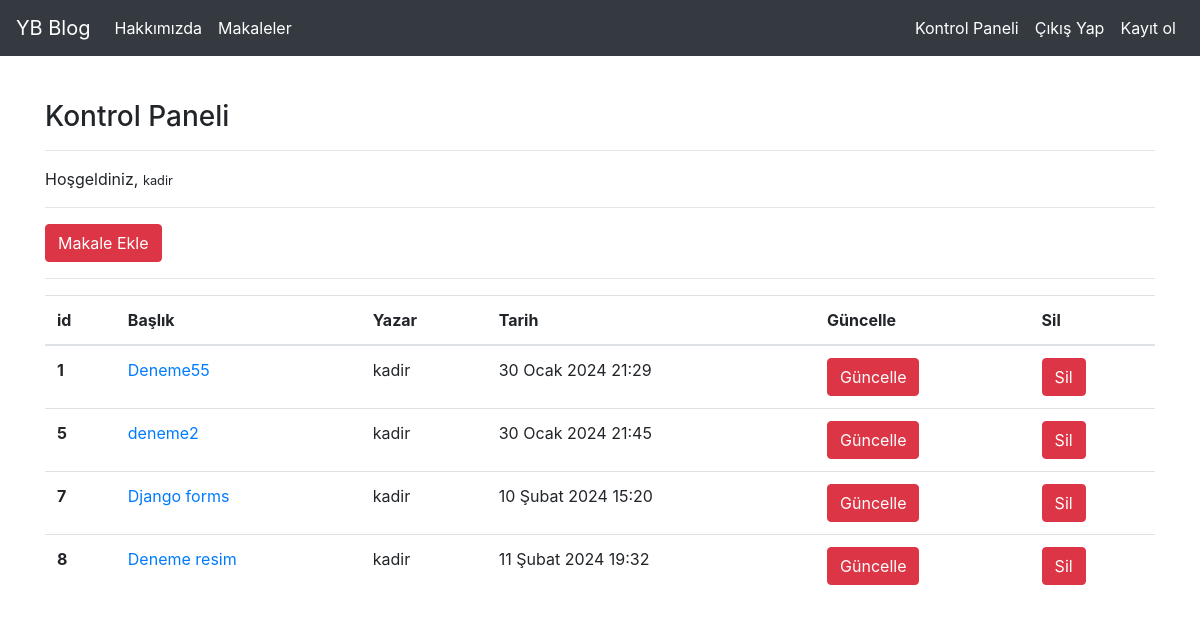
Page /article/dashboard/ (signed in) on the committed database.
### article/models.py (models this page shows, shortened)
class Article(models.Model):
    author = models.ForeignKey("auth.User",on_delete = models.CASCADE,verbose_name = "Yazar")
    title = models.CharField(max_length = 50, verbose_name = "Başlık")
    content = RichTextField()
    created_date = models.DateTimeField(auto_now_add = True,verbose_name = "Oluşturma Tarihi")
    article_image = models.FileField(blank = True , null= True,verbose_name="Makaleye Fotoğraf ekleyin")

### article/views.py (the view)
@login_required(login_url="user:login")
def dashboard(request):
     articles = Article.objects.filter(author = request.user)
     context = {
         "articles": articles
     }
     return render(request,"dashboard.html",context)

### Django/templates/dashboard.html
{% extends "layout.html" %}
{% block body %}
<h3>Kontrol Paneli</h3>
<hr>
<p>Hoşgeldiniz, <small>{{request.user.username}}</small> </p>
<hr>
<a class="btn btn-danger" href="/article/addarticle">Makale Ekle</a>
<hr>
{% if articles %}
<table class="table">
  <thead>
    <tr>
      <th scope="col">id</th>
      <th scope="col">Başlık</th>
      <th scope="col">Yazar</th>
      <th scope="col">Tarih</th>
      <th scope="col">Güncelle</th>
      <th scope="col">Sil</th>
    </tr>
  </thead>
  <tbody>
  {% for article in articles  %}
    <tr>
      <th scope="row">{{article.id}}</th>
      <td><a href="/article/article/{{article.id}}">{{article.title}}</td>
      <td>{{article.author.username}}</td>
      <td>{{article.created_date}}</td>
      <td><a class = "btn btn-danger" href="/article/update/{{article.id}}">Güncelle</a></td>
      <td><a class = "btn btn-danger" href="/article/delete/{{article.id}}">Sil</a></td>
    </tr>
  {% endfor %}
  </tbody>
</table>
{% else %}
<div class = "aalert alert-danger"> Henüz herhangi bir makaleniz bulunmuyor!</div>
{% endif %}
{% endblock body %}

### rows in the picture
Article: id "1", title "Deneme55", author.username "kadir", created_date "30 Ocak 2024 21:29"
Article: id "5", title "deneme2", author.username "kadir", created_date "30 Ocak 2024 21:45"
Article: id "7", title "Django forms", author.username "kadir", created_date "10 Şubat 2024 15:20"
Article: id "8", title "Deneme resim", author.username "kadir", created_date "11 Şubat 2024 19:32"

### other values in the picture
{{ request.user.username }} "kadir"
